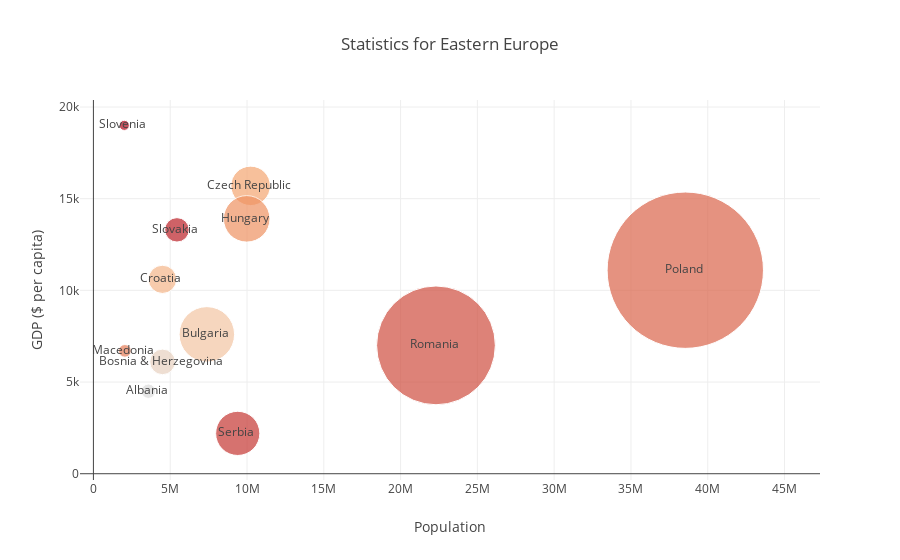

Notebook code cell kept with this figure:
### Markdown cell above
У нас имеется 4 параметра: название страны, ее население, площадь и ВВП на душу населения. Для того, чтобы изобразить их все, будем использовать Scatter с цветными окружностями. Где по оси х будет отложено население страны, по оси у ВВП на душу населения, размер окружности будет задавать площадь страны, а цвет и надпись будет говорить о названии страны. Используем опять же библиотеку plotly.

### Code cell
trace = go.Scatter(
    x=countries_in_europe.Population,
    y=countries_in_europe['GDP ($ per capita)'],
    mode = 'markers+text',
    text = countries_in_europe.Country,
    marker = dict(
        size = 1/2000*countries_in_europe['Area (sq. mi.)'],
        color = list(range(0,len(countries_in_europe.Country.unique())))
    )
)

data = [trace]

layout = go.Layout(
    title = 'Statistics for Eastern Europe',
    xaxis=dict(
        autorange=True,
        title='Population',
    ),
    yaxis=dict(
        autorange=True,
        title='GDP ($ per capita)'
    ))
    
fig = go.Figure(data=data, layout=layout)

iplot(fig, show_link=False)

### Figure 1 — Plotly figure (JSON) as saved in the notebook; plotly's stock layout.template omitted (floating-point values rounded to 4 significant figures)
{"data": [{"marker": {"color": [0, 1, 2, 3, 4, 5, 6, 7, 8, 9, 10, 11], "size": [14.37, 25.56, 55.45, 28.27, 39.43, 46.52, 12.67, 156.3, 118.8, 44.18, 24.42, 10.14]}, "mode": "markers+text", "text": ["Albania ", "Bosnia & Herzegovina ", "Bulgaria ", "Croatia ", "Czech Republic ", "Hungary ", "Macedonia ", "Poland ", "Romania ", "Serbia ", "Slovakia ", "Slovenia "], "type": "scatter", "uid": "3ea890d0-5e55-464f-b1f9-adc52bd5fbc8", "x": [3581655, 4498976, 7385367, 4494749, 10235455, 9981334, 2050554, 38536869, 22303552, 9396411, 5439448, 2010347], "y": [4500, 6100, 7600, 10600, 15700, 13900, 6700, 11100, 7000, 2200, 13300, 19000]}], "layout": {"title": "Statistics for Eastern Europe", "xaxis": {"autorange": true, "title": "Population"}, "yaxis": {"autorange": true, "title": "GDP ($ per capita)"}}}
